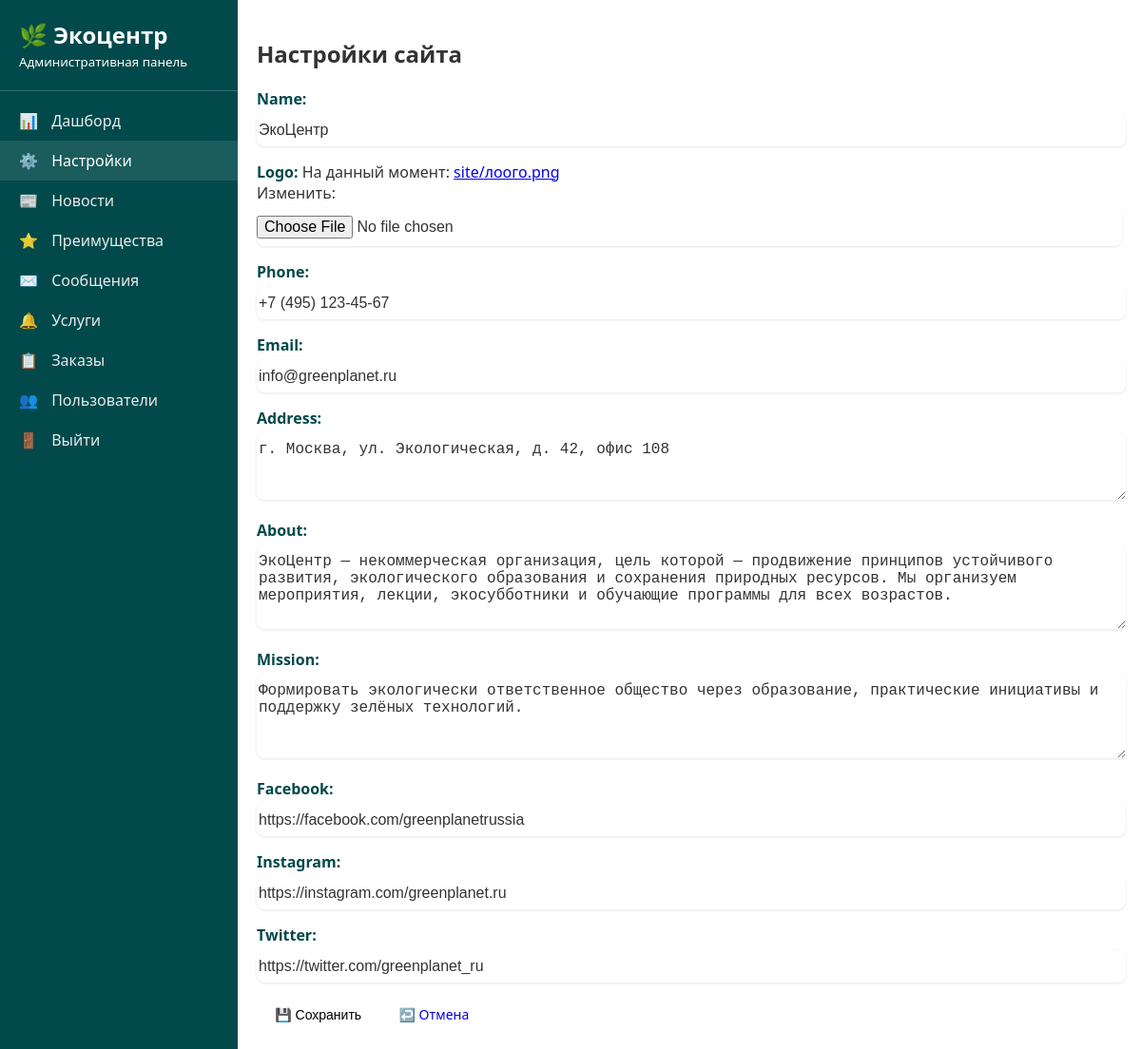
Screenshot of /myadmin/site-settings/1/ (signed in) with the database file from the repository.
### core/models.py (models this page shows, shortened)
class SiteSetting(models.Model):
    name = models.CharField(max_length=100)
    logo = models.ImageField(upload_to='site/')
    phone = models.CharField(max_length=20)
    email = models.EmailField()
    address = models.TextField()
    about = models.TextField()
    mission = models.TextField()
    facebook = models.URLField(blank=True, null=True)
    instagram = models.URLField(blank=True, null=True)
    twitter = models.URLField(blank=True, null=True)

### custom_admin/views.py (the view)
# urls.py: path('site-settings/<int:pk>/', views.site_setting_edit, name='admin_sitesetting_edit'),
@staff_required
def site_setting_edit(request, pk=None):
    instance = get_object_or_404(SiteSetting, pk=pk) if pk else None
    if request.method == 'POST':
        form = SiteSettingForm(request.POST, request.FILES, instance=instance)
        if form.is_valid():
            form.save()
            return redirect('admin_sitesetting_list')
    else:
        form = SiteSettingForm(instance=instance)
    return render(request, 'admin/sitesetting/form.html', {'form': form})

### custom_admin/forms.py
class SiteSettingForm(forms.ModelForm):
    class Meta:
        model = SiteSetting
        fields = '__all__'
        widgets = {
            'about': forms.Textarea(attrs={'rows': 4}),
            'mission': forms.Textarea(attrs={'rows': 4}),
            'address': forms.Textarea(attrs={'rows': 3}),
        }

### core/context_processors.py (called while the page is built)
def site_settings(request):
    settings = SiteSetting.objects.first()
    return {'settings': settings}

### custom_admin/views.py (called while the page is built)
def staff_required(view_func):
    return user_passes_test(lambda u: u.is_staff)(view_func)

### custom_admin/templates/admin/sitesetting/form.html (shortened to what this page needs)
{% extends "admin/base.html" %}
{% block content %}
<h2>Настройки сайта</h2>
<form method="post" enctype="multipart/form-data">
    {{ form.as_p }}
    {% include "admin/partials/_form_controls.html" with cancel_url="admin_sitesetting_list" %}
</form>
{% endblock %}

### custom_admin/templates/admin/base.html (style rules this page uses)
form label { font-weight: bold; color: #01494B; }
form input, form select, form textarea { width: 100%; padding-top: 0.5rem; padding-bottom: 0.5rem; margin-top: 5px; border: 1px solid var(--border); border-radius: 8px; font-size: 1rem; background-color: #fff; color: #333; box-shadow: 0 1px 3px rgba(0,0,0,0.1); }
:root { --primary-color: #029297; --secondary-color: #01494b; --bg-color: #ffffff; }
body { font-family: 'Segoe UI', Tahoma, Geneva, Verdana, sans-serif; margin: 0; padding: 0; background-color: var(--bg-color); color: #333; }

### rows the page displays
SiteSetting: name "ЭкоЦентр", phone "+7 (495) 123-45-67", email "info@greenplanet.ru", address "г. Москва, ул. Экологическая, д. 42, офис 108", about "ЭкоЦентр — некоммерческая организация, цель которой — продвижение принципов устойчивого развития, экологического образования и сохранения природных ресурсов. Мы организуем мероприятия, лекции, экосубботники и обучающие программы для всех возрастов.", mission "Формировать экологически ответственное общество через образование, практические инициативы и поддержку зелёных технологий.", facebook "https://facebook.com/greenplanetrussia", instagram "https://instagram.com/greenplanet.ru", twitter "https://twitter.com/greenplanet_ru"
